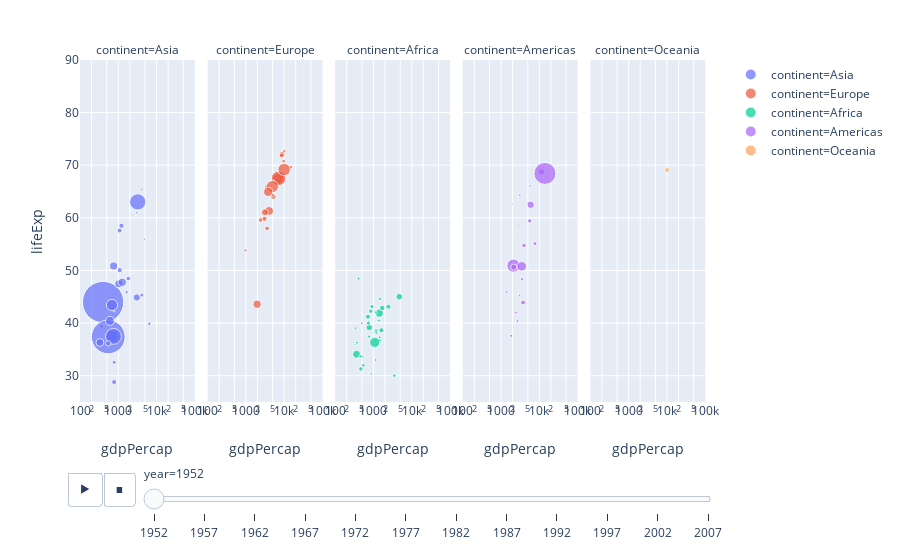

The notebook cell saved with this chart:
### Code cell
df = px.data.gapminder()
fig = px.scatter(df, x="gdpPercap", y="lifeExp", animation_frame="year", animation_group="country",
           size="pop", color="continent", hover_name="country", facet_col="continent",
           log_x=True, size_max=45, range_x=[100,100000], range_y=[25,90])
fig.show()

### Figure 1 — Plotly figure (JSON) as saved in the notebook; plotly's stock layout.template omitted (floating-point values rounded to 4 significant figures)
{"data": [{"hoverlabel": {"namelength": 0}, "hovertemplate": "<b>%{hovertext}</b><br><br>continent=Asia<br>year=1952<br>gdpPercap=%{x}<br>lifeExp=%{y}<br>pop=%{marker.size}", "hovertext": ["Afghanistan", "Bahrain", "Bangladesh", "Cambodia", "China", "Hong Kong, China", "India", "Indonesia", "Iran", "Iraq", "Israel", "Japan", "Jordan", "Korea, Dem. Rep.", "Korea, Rep.", "Kuwait", "Lebanon", "Malaysia", "Mongolia", "Myanmar", "Nepal", "Oman", "Pakistan", "Philippines", "Saudi Arabia", "Singapore", "Sri Lanka", "Syria", "Taiwan", "Thailand", "Vietnam", "West Bank and Gaza", "Yemen, Rep."], "ids": ["Afghanistan", "Bahrain", "Bangladesh", "Cambodia", "China", "Hong Kong, China", "India", "Indonesia", "Iran", "Iraq", "Israel", "Japan", "Jordan", "Korea, Dem. Rep.", "Korea, Rep.", "Kuwait", "Lebanon", "Malaysia", "Mongolia", "Myanmar", "Nepal", "Oman", "Pakistan", "Philippines", "Saudi Arabia", "Singapore", "Sri Lanka", "Syria", "Taiwan", "Thailand", "Vietnam", "West Bank and Gaza", "Yemen, Rep."], "legendgroup": "continent=Asia", "marker": {"color": "#636efa", "size": [8425333, 120447, 46886859, 4693836, 556263527, 2125900, 372000000, 82052000, 17272000, 5441766, 1620914, 86459025, 607914, 8865488, 20947571, 160000, 1439529, 6748378, 800663, 20092996, 9182536, 507833, 41346560, 22438691, 4005677, 1127000, 7982342, 3661549, 8550362, 21289402, 26246839, 1030585, 4963829], "sizemode": "area", "sizeref": 651200.0, "symbol": "circle"}, "mode": "markers", "name": "continent=Asia", "showlegend": true, "type": "scatter", "x": [779.4, 9867.0, 684.2, 368.5, 400.4, 3054.0, 546.6, 749.7, 3035.0, 4130.0, 4087.0, 3217.0, 1547.0, 1088.0, 1031.0, 108400.0, 4835.0, 1831.0, 786.6, 331, 545.9, 1828.0, 684.6, 1273.0, 6460.0, 2315.0, 1084.0, 1643.0, 1207.0, 757.8, 605.1, 1516.0, 781.7], "xaxis": "x", "y": [28.8, 50.94, 37.48, 39.42, 44, 60.96, 37.37, 37.47, 44.87, 45.32, 65.39, 63.03, 43.16, 50.06, 47.45, 55.56, 55.93, 48.46, 42.24, 36.32, 36.16, 37.58, 43.44, 47.75, 39.88, 60.4, 57.59, 45.88, 58.5, 50.85, 40.41, 43.16, 32.55], "yaxis": "y"}, {"hoverlabel": {"namelength": 0}, "hovertemplate": "<b>%{hovertext}</b><br><br>continent=Europe<br>year=1952<br>gdpPercap=%{x}<br>lifeExp=%{y}<br>pop=%{marker.size}", "hovertext": ["Albania", "Austria", "Belgium", "Bosnia and Herzegovina", "Bulgaria", "Croatia", "Czech Republic", "Denmark", "Finland", "France", "Germany", "Greece", "Hungary", "Iceland", "Ireland", "Italy", "Montenegro", "Netherlands", "Norway", "Poland", "Portugal", "Romania", "Serbia", "Slovak Republic", "Slovenia", "Spain", "Sweden", "Switzerland", "Turkey", "United Kingdom"], "ids": ["Albania", "Austria", "Belgium", "Bosnia and Herzegovina", "Bulgaria", "Croatia", "Czech Republic", "Denmark", "Finland", "France", "Germany", "Greece", "Hungary", "Iceland", "Ireland", "Italy", "Montenegro", "Netherlands", "Norway", "Poland", "Portugal", "Romania", "Serbia", "Slovak Republic", "Slovenia", "Spain", "Sweden", "Switzerland", "Turkey", "United Kingdom"], "legendgroup": "continent=Europe", "marker": {"color": "#EF553B", "size": [1282697, 6927772, 8730405, 2791000, 7274900, 3882229, 9125183, 4334000, 4090500, 42459667, 69145952, 7733250, 9504000, 147962, 2952156, 47666000, 413834, 10381988, 3327728, 25730551, 8526050, 16630000, 6860147, 3558137, 1489518, 28549870, 7124673, 4815000, 22235677, 50430000], "sizemode": "area", "sizeref": 651200.0, "symbol": "circle"}, "mode": "markers", "name": "continent=Europe", "showlegend": true, "type": "scatter", "x": [1601.0, 6137.0, 8343.0, 973.5, 2444.0, 3119.0, 6876.0, 9692.0, 6425.0, 7030.0, 7144.0, 3531.0, 5264.0, 7268.0, 5210.0, 4931.0, 2648.0, 8942.0, 10100.0, 4029.0, 3068.0, 3145.0, 3581.0, 5075.0, 4215.0, 3834.0, 8528.0, 14730.0, 1969.0, 9980.0], "xaxis": "x2", "y": [55.23, 66.8, 68, 53.82, 59.6, 61.21, 66.87, 70.78, 66.55, 67.41, 67.5, 65.86, 64.03, 72.49, 66.91, 65.94, 59.16, 72.13, 72.67, 61.31, 59.82, 61.05, 58.0, 64.36, 65.57, 64.94, 71.86, 69.62, 43.59, 69.18], "yaxis": "y2"}, {"hoverlabel": {"namelength": 0}, "hovertemplate": "<b>%{hovertext}</b><br><br>continent=Africa<br>year=1952<br>gdpPercap=%{x}<br>lifeExp=%{y}<br>pop=%{marker.size}", "hovertext": ["Algeria", "Angola", "Benin", "Botswana", "Burkina Faso", "Burundi", "Cameroon", "Central African Republic", "Chad", "Comoros", "Congo, Dem. Rep.", "Congo, Rep.", "Cote d'Ivoire", "Djibouti", "Egypt", "Equatorial Guinea", "Eritrea", "Ethiopia", "Gabon", "Gambia", "Ghana", "Guinea", "Guinea-Bissau", "Kenya", "Lesotho", "Liberia", "Libya", "Madagascar", "Malawi", "Mali", "Mauritania", "Mauritius", "Morocco", "Mozambique", "Namibia", "Niger", "Nigeria", "Reunion", "Rwanda", "Sao Tome and Principe", "Senegal", "Sierra Leone", "Somalia", "South Africa", "Sudan", "Swaziland", "Tanzania", "Togo", "Tunisia", "Uganda", "Zambia", "Zimbabwe"], "ids": ["Algeria", "Angola", "Benin", "Botswana", "Burkina Faso", "Burundi", "Cameroon", "Central African Republic", "Chad", "Comoros", "Congo, Dem. Rep.", "Congo, Rep.", "Cote d'Ivoire", "Djibouti", "Egypt", "Equatorial Guinea", "Eritrea", "Ethiopia", "Gabon", "Gambia", "Ghana", "Guinea", "Guinea-Bissau", "Kenya", "Lesotho", "Liberia", "Libya", "Madagascar", "Malawi", "Mali", "Mauritania", "Mauritius", "Morocco", "Mozambique", "Namibia", "Niger", "Nigeria", "Reunion", "Rwanda", "Sao Tome and Principe", "Senegal", "Sierra Leone", "Somalia", "South Africa", "Sudan", "Swaziland", "Tanzania", "Togo", "Tunisia", "Uganda", "Zambia", "Zimbabwe"], "legendgroup": "continent=Africa", "marker": {"color": "#00cc96", "size": [9279525, 4232095, 1738315, 442308, 4469979, 2445618, 5009067, 1291695, 2682462, 153936, 14100005, 854885, 2977019, 63149, 22223309, 216964, 1438760, 20860941, 420702, 284320, 5581001, 2664249, 580653, 6464046, 748747, 863308, 1019729, 4762912, 2917802, 3838168, 1022556, 516556, 9939217, 6446316, 485831, 3379468, 33119096, 257700, 2534927, 60011, 2755589, 2143249, 2526994, 14264935, 8504667, 290243, 8322925, 1219113, 3647735, 5824797, 2672000, 3080907], "sizemode": "area", "sizeref": 651200.0, "symbol": "circle"}, "mode": "markers", "name": "continent=Africa", "showlegend": true, "type": "scatter", "x": [2449.0, 3521.0, 1063.0, 851.2, 543.3, 339.3, 1173.0, 1071.0, 1179.0, 1103.0, 780.5, 2126.0, 1389.0, 2670.0, 1419.0, 375.6, 328.9, 362.1, 4293.0, 485.2, 911.3, 510.2, 299.9, 853.5, 298.8, 575.6, 2388.0, 1443.0, 369.2, 452.3, 743.1, 1968.0, 1688.0, 468.5, 2424.0, 761.9, 1077.0, 2719.0, 493.3, 879.6, 1450.0, 879.8, 1136.0, 4725.0, 1616.0, 1148.0, 716.7, 859.8, 1468.0, 734.8, 1147.0, 406.9], "xaxis": "x3", "y": [43.08, 30.02, 38.22, 47.62, 31.98, 39.03, 38.52, 35.46, 38.09, 40.72, 39.14, 42.11, 40.48, 34.81, 41.89, 34.48, 35.93, 34.08, 37.0, 30, 43.15, 33.61, 32.5, 42.27, 42.14, 38.48, 42.72, 36.68, 36.26, 33.69, 40.54, 50.99, 42.87, 31.29, 41.73, 37.44, 36.32, 52.72, 40, 46.47, 37.28, 30.33, 32.98, 45.01, 38.63, 41.41, 41.22, 38.6, 44.6, 39.98, 42.04, 48.45], "yaxis": "y3"}, {"hoverlabel": {"namelength": 0}, "hovertemplate": "<b>%{hovertext}</b><br><br>continent=Americas<br>year=1952<br>gdpPercap=%{x}<br>lifeExp=%{y}<br>pop=%{marker.size}", "hovertext": ["Argentina", "Bolivia", "Brazil", "Canada", "Chile", "Colombia", "Costa Rica", "Cuba", "Dominican Republic", "Ecuador", "El Salvador", "Guatemala", "Haiti", "Honduras", "Jamaica", "Mexico", "Nicaragua", "Panama", "Paraguay", "Peru", "Puerto Rico", "Trinidad and Tobago", "United States", "Uruguay", "Venezuela"], "ids": ["Argentina", "Bolivia", "Brazil", "Canada", "Chile", "Colombia", "Costa Rica", "Cuba", "Dominican Republic", "Ecuador", "El Salvador", "Guatemala", "Haiti", "Honduras", "Jamaica", "Mexico", "Nicaragua", "Panama", "Paraguay", "Peru", "Puerto Rico", "Trinidad and Tobago", "United States", "Uruguay", "Venezuela"], "legendgroup": "continent=Americas", "marker": {"color": "#ab63fa", "size": [17876956, 2883315, 56602560, 14785584, 6377619, 12350771, 926317, 6007797, 2491346, 3548753, 2042865, 3146381, 3201488, 1517453, 1426095, 30144317, 1165790, 940080, 1555876, 8025700, 2227000, 662850, 157553000, 2252965, 5439568], "sizemode": "area", "sizeref": 651200.0, "symbol": "circle"}, "mode": "markers", "name": "continent=Americas", "showlegend": true, "type": "scatter", "x": [5911.0, 2677.0, 2109.0, 11370.0, 3940.0, 2144.0, 2627.0, 5587.0, 1398.0, 3522.0, 3048.0, 2428.0, 1840.0, 2195.0, 2899.0, 3478.0, 3112.0, 2480.0, 1952.0, 3759.0, 3082.0, 3023.0, 13990.0, 5717.0, 7690.0], "xaxis": "x4", "y": [62.48, 40.41, 50.92, 68.75, 54.74, 50.64, 57.21, 59.42, 45.93, 48.36, 45.26, 42.02, 37.58, 41.91, 58.53, 50.79, 42.31, 55.19, 62.65, 43.9, 64.28, 59.1, 68.44, 66.07, 55.09], "yaxis": "y4"}, {"hoverlabel": {"namelength": 0}, "hovertemplate": "<b>%{hovertext}</b><br><br>continent=Oceania<br>year=1952<br>gdpPercap=%{x}<br>lifeExp=%{y}<br>pop=%{marker.size}", "hovertext": ["Australia", "New Zealand"], "ids": ["Australia", "New Zealand"], "legendgroup": "continent=Oceania", "marker": {"color": "#FFA15A", "size": [8691212, 1994794], "sizemode": "area", "sizeref": 651200.0, "symbol": "circle"}, "mode": "markers", "name": "continent=Oceania", "showlegend": true, "type": "scatter", "x": [10040.0, 10560.0], "xaxis": "x5", "y": [69.12, 69.39], "yaxis": "y5"}], "layout": {"annotations": [{"font": {}, "showarrow": false, "text": "continent=Asia", "x": 0.09, "xanchor": "center", "xref": "paper", "y": 1, "yanchor": "bottom", "yref": "paper"}, {"font": {}, "showarrow": false, "text": "continent=Europe", "x": 0.29, "xanchor": "center", "xref": "paper", "y": 1, "yanchor": "bottom", "yref": "paper"}, {"font": {}, "showarrow": false, "text": "continent=Africa", "x": 0.49, "xanchor": "center", "xref": "paper", "y": 1, "yanchor": "bottom", "yref": "paper"}, {"font": {}, "showarrow": false, "text": "continent=Americas", "x": 0.69, "xanchor": "center", "xref": "paper", "y": 1, "yanchor": "bottom", "yref": "paper"}, {"font": {}, "showarrow": false, "text": "continent=Oceania", "x": 0.89, "xanchor": "center", "xref": "paper", "y": 1, "yanchor": "bottom", "yref": "paper"}], "autosize": true, "legend": {"itemsizing": "constant", "tracegroupgap": 0}, "margin": {"t": 60}, "sliders": [{"active": 0, "currentvalue": {"prefix": "year="}, "len": 0.9, "pad": {"b": 10, "t": 60}, "steps": [{"args": [["1952"], {"frame": {"duration": 0, "redraw": false}, "fromcurrent": true, "mode": "immediate", "transition": {"duration": 0, "easing": "linear"}}], "label": "1952", "method": "animate"}, {"args": [["1957"], {"frame": {"duration": 0, "redraw": false}, "fromcurrent": true, "mode": "immediate", "transition": {"duration": 0, "easing": "linear"}}], "label": "1957", "method": "animate"}, {"args": [["1962"], {"frame": {"duration": 0, "redraw": false}, "fromcurrent": true, "mode": "immediate", "transition": {"duration": 0, "easing": "linear"}}], "label": "1962", "method": "animate"}, {"args": [["1967"], {"frame": {"duration": 0, "redraw": false}, "fromcurrent": true, "mode": "immediate", "transition": {"duration": 0, "easing": "linear"}}], "label": "1967", "method": "animate"}, {"args": [["1972"], {"frame": {"duration": 0, "redraw": false}, "fromcurrent": true, "mode": "immediate", "transition": {"duration": 0, "easing": "linear"}}], "label": "1972", "method": "animate"}, {"args": [["1977"], {"frame": {"duration": 0, "redraw": false}, "fromcurrent": true, "mode": "immediate", "transition": {"duration": 0, "easing": "linear"}}], "label": "1977", "method": "animate"}, {"args": [["1982"], {"frame": {"duration": 0, "redraw": false}, "fromcurrent": true, "mode": "immediate", "transition": {"duration": 0, "easing": "linear"}}], "label": "1982", "method": "animate"}, {"args": [["1987"], {"frame": {"duration": 0, "redraw": false}, "fromcurrent": true, "mode": "immediate", "transition": {"duration": 0, "easing": "linear"}}], "label": "1987", "method": "animate"}, {"args": [["1992"], {"frame": {"duration": 0, "redraw": false}, "fromcurrent": true, "mode": "immediate", "transition": {"duration": 0, "easing": "linear"}}], "label": "1992", "method": "animate"}, {"args": [["1997"], {"frame": {"duration": 0, "redraw": false}, "fromcurrent": true, "mode": "immediate", "transition": {"duration": 0, "easing": "linear"}}], "label": "1997", "method": "animate"}, {"args": [["2002"], {"frame": {"duration": 0, "redraw": false}, "fromcurrent": true, "mode": "immediate", "transition": {"duration": 0, "easing": "linear"}}], "label": "2002", "method": "animate"}, {"args": [["2007"], {"frame": {"duration": 0, "redraw": false}, "fromcurrent": true, "mode": "immediate", "transition": {"duration": 0, "easing": "linear"}}], "label": "2007", "method": "animate"}], "x": 0.1, "xanchor": "left", "y": 0, "yanchor": "top"}], "updatemenus": [{"buttons": [{"args": [null, {"frame": {"duration": 500, "redraw": false}, "fromcurrent": true, "mode": "immediate", "transition": {"duration": 500, "easing": "linear"}}], "label": "&#9654;", "method": "animate"}, {"args": [[null], {"frame": {"duration": 0, "redraw": false}, "fromcurrent": true, "mode": "immediate", "transition": {"duration": 0, "easing": "linear"}}], "label": "&#9724;", "method": "animate"}], "direction": "left", "pad": {"r": 10, "t": 70}, "showactive": false, "type": "buttons", "x": 0.1, "xanchor": "right", "y": 0, "yanchor": "top"}], "xaxis": {"anchor": "y", "domain": [0, 0.18], "range": [2, 5], "title": {"text": "gdpPercap"}, "type": "log"}, "xaxis2": {"anchor": "y2", "domain": [0.2, 0.38], "matches": "x", "range": [2, 5], "title": {"text": "gdpPercap"}, "type": "log"}, "xaxis3": {"anchor": "y3", "domain": [0.4, 0.58], "matches": "x", "range": [2, 5], "title": {"text": "gdpPercap"}, "type": "log"}, "xaxis4": {"anchor": "y4", "domain": [0.6, 0.78], "matches": "x", "range": [2, 5], "title": {"text": "gdpPercap"}, "type": "log"}, "xaxis5": {"anchor": "y5", "domain": [0.8, 0.98], "matches": "x", "range": [2, 5], "title": {"text": "gdpPercap"}, "type": "log"}, "yaxis": {"anchor": "x", "domain": [0, 1], "range": [25, 90], "title": {"text": "lifeExp"}, "type": "linear"}, "yaxis2": {"anchor": "x2", "domain": [0, 1], "matches": "y", "showticklabels": false, "type": "linear"}, "yaxis3": {"anchor": "x3", "domain": [0, 1], "matches": "y", "showticklabels": false, "type": "linear"}, "yaxis4": {"anchor": "x4", "domain": [0, 1], "matches": "y", "showticklabels": false, "type": "linear"}, "yaxis5": {"anchor": "x5", "domain": [0, 1], "matches": "y", "showticklabels": false, "type": "linear"}}}
